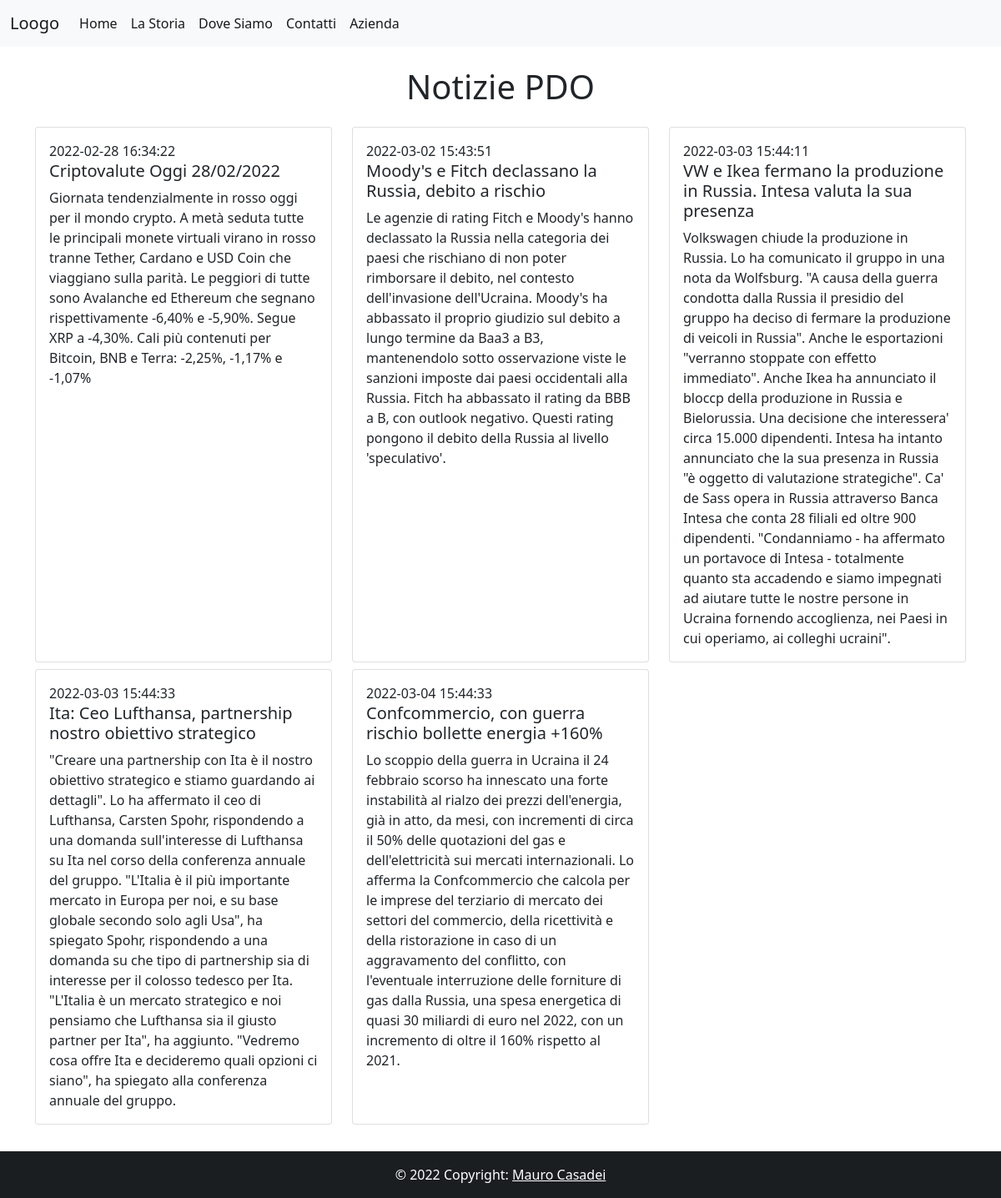
The app's page /lezione7/esercizio_mysql1/xxxx_mysql_menu_news_pdo.php with its own data.
### tables this page shows
CREATE TABLE `menu` (
  `id_menu` bigint(20) NOT NULL,
  `nome` varchar(100) NOT NULL,
  `link` varchar(255) DEFAULT NULL
);

CREATE TABLE `news` (
  `id_news` bigint(20) NOT NULL,
  `titolo` varchar(255) DEFAULT NULL,
  `data` datetime DEFAULT NULL,
  `descrizione` longtext DEFAULT NULL
);

### lezione7/esercizio_mysql1/database_pdo.php (called while the page is built, shortened)
<?php
$pdo = null;
function leggiMenu(){
    global $pdo;
    $query = "SELECT * FROM menu" ;
    try {
        $stm = $pdo->query($query);
        $result = $stm->fetchAll();
    }catch (Exception $e){
        die ($e->getMessage());
    }
    return $result;
}
function leggiNews(){
    global $pdo;
    $query = "SELECT * FROM news order by data asc" ;
    try {
        $stm = $pdo->query($query);
        $result = $stm->fetchAll();
    }catch (Exception $e){
        die ($e->getMessage());
    }
    return $result;
}

### lezione7/esercizio_mysql1/xxxx_mysql_menu_news_pdo.php (the view, shortened to what this page needs)
 <?php
    include_once("./database_pdo.php");
    $itemMenu = null;
    $itemNews = null;
    $messaggio = null;
    $resultMenu = leggiMenu();
    $resultNews = leggiNews();
?>
<!doctype html>
<html lang="en">
  <head>
    <link href="https://cdn.jsdelivr.net/npm/bootstrap@5.0.2/dist/css/bootstrap.min.css" rel="stylesheet">
  </head>
  <body>
    <?php
    if ($resultMenu){
            foreach($resultMenu as $row) {
                $nome = $row["nome"];
                $link = $row["link"];
                $itemMenu .= <<<EOD
                    <li class="nav-item">
                        <a class="nav-link active" aria-current="page" href="$link">$nome</a>
                    </li>
EOD;
            }
            print <<<EOD
            <nav class="navbar navbar-expand-lg navbar-light bg-light">
            <div class="container-fluid">
                <a class="navbar-brand" href="#">Loogo</a>
                <button class="navbar-toggler" type="button" data-bs-toggle="collapse" data-bs-target="#navbarSupportedContent" aria-controls="navbarSupportedContent" aria-expanded="false" aria-label="Toggle navigation">
                <span class="navbar-toggler-icon"></span>
                </button>
                <div class="collapse navbar-collapse" id="navbarSupportedContent">
                    <ul class="navbar-nav me-auto mb-2 mb-lg-0">
                        $itemMenu
                    </ul>
            </div>
            </nav>
EOD;
    }else{
        print $messaggio;
    }
            ?>
    <h1 class="text-center my-4">Notizie PDO</h1>
<?php
    if ($resultNews){
        foreach($resultNews as $row) {
            $titolo = $row["titolo"];
            $descrizione = $row["descrizione"];
            $data = $row["data"];
            $itemNews .= <<<EOD
                <div class="col-12 col-sm-6 col-md-4 mb-2 d-flex align-items-stretch">
                    <div class="card">
                        <div class="card-body">
                            <time>$data</time>
                            <h5 class="card-title">$titolo</h5>
                            <p class="card-text">$descrizione</p>
                        </div>
                    </div>
                </div>
EOD;
        }
        print <<<EOD
            <section id="news">
                <div class="container">
                    <div class="row d-flex">
                        $itemNews
                    </div>
                </div>
            </section>
EOD;
     }else{
         print $messaggio;
     }
?>
    <footer class="bg-dark text-center text-white text-lg-start mt-4 w-100">
    <div class="text-center p-3" style="background-color: rgba(0, 0, 0, 0.2);">
        © 2022 Copyright:
        <a class="text-white" href="https://mdbootstrap.com/">Mauro Casadei</a>
    </div>
    </footer>
  </body>
</html>

### records on screen
menu: nome "Home"
menu: nome "La Storia"
menu: nome "Dove Siamo"
menu: nome "Contatti"
menu: nome "Azienda"
news: data "2022-02-28 16:34:22", titolo "Criptovalute Oggi 28/02/2022", descrizione "Giornata tendenzialmente in rosso oggi per il mondo crypto. A metà seduta tutte le principali monete virtuali virano in rosso tranne Tether, Cardano e USD Coin che viaggiano sulla parità. Le peggiori di tutte sono Avalanche ed Ethereum che segnano rispettivamente -6,40% e -5,90%. Segue XRP a -4,30%. Cali più contenuti per Bitcoin, BNB e Terra: -2,25%, -1,17% e -1,07%"
news: data "2022-03-02 15:43:51", titolo "Moody's e Fitch declassano la Russia, debito a rischio", descrizione "Le agenzie di rating Fitch e Moody's hanno declassato la Russia nella categoria dei paesi che rischiano di non poter rimborsare il debito, nel contesto dell'invasione dell'Ucraina. Moody's ha abbassato il proprio giudizio sul debito a lungo termine da Baa3 a B3, mantenendolo sotto osservazione viste le sanzioni imposte dai paesi occidentali alla Russia. Fitch ha abbassato il rating da BBB a B, con outlook negativo. Questi rating pongono il debito della Russia al livello 'speculativo'."
news: data "2022-03-03 15:44:11", titolo "VW e Ikea fermano la produzione in Russia. Intesa valuta la sua presenza", descrizione "Volkswagen chiude la produzione in Russia. Lo ha comunicato il gruppo in una nota da Wolfsburg. \"A causa della guerra condotta dalla Russia il presidio del gruppo ha deciso di fermare la produzione di veicoli in Russia\". Anche le esportazioni \"verranno stoppate con effetto immediato\". Anche Ikea ha annunciato il bloccp della produzione in Russia e Bielorussia. Una decisione che interessera' circa 15.000 dipendenti. Intesa ha intanto annunciato che la sua presenza in Russia \"è oggetto di valutazione strategiche\". Ca' de Sass opera in Russia attraverso Banca Intesa che conta 28 filiali ed oltre 900 dipendenti. \"Condanniamo - ha affermato un portavoce di Intesa - totalmente quanto sta…"
news: data "2022-03-03 15:44:33", titolo "Ita: Ceo Lufthansa, partnership nostro obiettivo strategico", descrizione "\"Creare una partnership con Ita è il nostro obiettivo strategico e stiamo guardando ai dettagli\". Lo ha affermato il ceo di Lufthansa, Carsten Spohr, rispondendo a una domanda sull'interesse di Lufthansa su Ita nel corso della conferenza annuale del gruppo. \"L'Italia è il più importante mercato in Europa per noi, e su base globale secondo solo agli Usa\", ha spiegato Spohr, rispondendo a una domanda su che tipo di partnership sia di interesse per il colosso tedesco per Ita. \"L'Italia è un mercato strategico e noi pensiamo che Lufthansa sia il giusto partner per Ita\", ha aggiunto. \"Vedremo cosa offre Ita e decideremo quali opzioni ci siano\", ha spiegato alla conferenza annuale del gruppo."
news: data "2022-03-04 15:44:33", titolo "Confcommercio, con guerra rischio bollette energia +160%", descrizione "Lo scoppio della guerra in Ucraina il 24 febbraio scorso ha innescato una forte instabilità al rialzo dei prezzi dell'energia, già in atto, da mesi, con incrementi di circa il 50% delle quotazioni del gas e dell'elettricità sui mercati internazionali. Lo afferma la Confcommercio che calcola per le imprese del terziario di mercato dei settori del commercio, della ricettività e della ristorazione in caso di un aggravamento del conflitto, con l'eventuale interruzione delle forniture di gas dalla Russia, una spesa energetica di quasi 30 miliardi di euro nel 2022, con un incremento di oltre il 160% rispetto al 2021."
